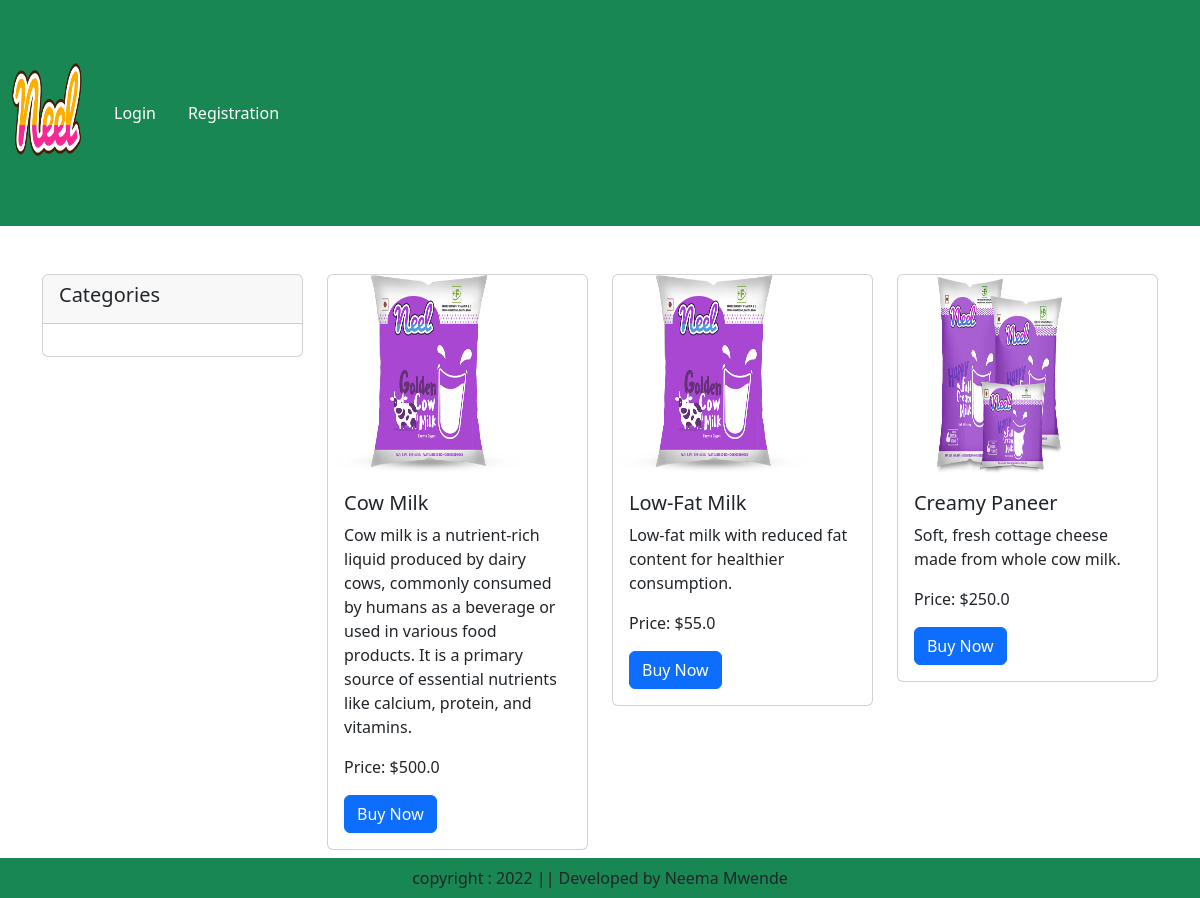
The page /category/ML on the database its author committed.
### ecommerceapp/models.py (models this page shows, shortened)
class Product(models.Model):
    title = models.CharField(max_length=100)
    selling_price = models.FloatField()
    discounted_price = models.FloatField()
    description = models.TextField()
    composition = models.TextField(default="")
    prodapp = models.TextField(default='')
    category = models.CharField(choices=CATEGORY_CHOICES, max_length=2)
    product_image = models.ImageField(upload_to='product')

### ecommerceapp/views.py (the view)
# urls.py: path("category/<slug:val>", views.CategoryView.as_view(), name="category"),
class CategoryView(View):
    def get(self, request, val):
        products = Product.objects.filter(category=val)
        context = {
            'products': products,
        }
        return render(request, "app/category.html", context)

### ecommerceapp/templates/app/category.html (shortened to what this page needs)
{% extends "app/base.html" %}
{% load static %}
{% block main-content %}
    <div class="container my-5">
        <div class="row">
            <div class="col-md-3">
                <div class="card">
                    <div class="card-header">
                        <h5>Categories</h5>
                    </div>
                    <div class="card-body">
                    </div>
                </div>
            </div>
            <div class="col-md-9">
                <div class="row">
                    {% for product in products %}
                        <div class="col-md-4">
                            <div class="card">
                                <img src="{{ product.product_image.url }}" class="card-img-top" alt="{{ product.title }}">
                                <div class="card-body">
                                    <h5 class="card-title">{{ product.title }}</h5>
                                    <p class="card-text">{{ product.description }}</p>
                                    <p class="card-text">Price: ${{ product.selling_price }}</p>
                                    <a href="{% url 'app:product-detail' product.id %}" class="btn btn-primary">Buy Now</a>
                                </div>
                            </div>
                        </div>
                    {% endfor %}
                </div>
            </div>
        </div>
        </div>
{% endblock %}

### ecommerceapp/static/app/css/style.css (style rules this page uses)
img { max-width: 200px; height: 200px; display: block; }

### rows shown on the page
Product: product_image (picture), title "Cow Milk", description "Cow milk is a nutrient-rich liquid produced by dairy cows, commonly consumed by humans as a beverage or used in various food products. It is a primary source of essential nutrients like calcium, protein, and vitamins.", selling_price "500.0"
Product: product_image (picture), title "Low-Fat Milk", description "Low-fat milk with reduced fat content for healthier consumption.", selling_price "55.0"
Product: product_image (picture), title "Creamy Paneer", description "Soft, fresh cottage cheese made from whole cow milk.", selling_price "250.0"
